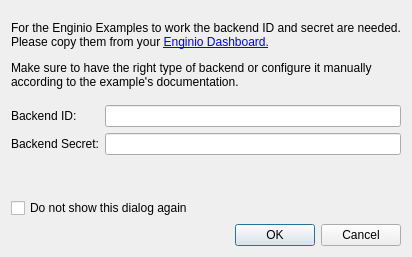
<?xml version="1.0" encoding="UTF-8"?>
<ui version="4.0">
 <class>Dialog</class>
 <widget class="QDialog" name="Dialog">
  <property name="geometry">
   <rect>
    <x>0</x>
    <y>0</y>
    <width>412</width>
    <height>257</height>
   </rect>
  </property>
  <property name="windowTitle">
   <string>Enginio Backend Configuration</string>
  </property>
  <layout class="QVBoxLayout" name="verticalLayout">
   <item>
    <widget class="QLabel" name="label_3">
     <property name="text">
      <string>&lt;html&gt;&lt;head/&gt;&lt;body&gt;&lt;p&gt;For the Enginio Examples to work the backend ID and secret are needed. Please copy them from your &lt;a href=&quot;http://engin.io&quot;&gt;&lt;span style=&quot; text-decoration: underline; color:#0000ff;&quot;&gt;Enginio Dashboard.&lt;/span&gt;&lt;/a&gt;&lt;/p&gt;
Make sure to have the right type of backend or configure it manually according to the example's documentation.

&lt;/body&gt;&lt;/html&gt;</string>
     </property>
     <property name="wordWrap">
      <bool>true</bool>
     </property>
     <property name="openExternalLinks">
      <bool>true</bool>
     </property>
    </widget>
   </item>
   <item>
    <layout class="QFormLayout" name="formLayout">
     <item row="0" column="0">
      <widget class="QLabel" name="label">
       <property name="text">
        <string>Backend ID:</string>
       </property>
      </widget>
     </item>
     <item row="1" column="0">
      <widget class="QLabel" name="label_2">
       <property name="text">
        <string>Backend Secret:</string>
       </property>
      </widget>
     </item>
     <item row="0" column="1">
      <widget class="QLineEdit" name="backendId"/>
     </item>
     <item row="1" column="1">
      <widget class="QLineEdit" name="backendSecret"/>
     </item>
    </layout>
   </item>
   <item>
    <widget class="QCheckBox" name="askAgain">
     <property name="text">
      <string>Do not show this dialog again</string>
     </property>
    </widget>
   </item>
   <item>
    <widget class="QDialogButtonBox" name="buttonBox">
     <property name="orientation">
      <enum>Qt::Horizontal</enum>
     </property>
     <property name="standardButtons">
      <set>QDialogButtonBox::Cancel|QDialogButtonBox::Ok</set>
     </property>
    </widget>
   </item>
  </layout>
 </widget>
 <resources/>
 <connections>
  <connection>
   <sender>buttonBox</sender>
   <signal>accepted()</signal>
   <receiver>Dialog</receiver>
   <slot>accept()</slot>
   <hints>
    <hint type="sourcelabel">
     <x>248</x>
     <y>254</y>
    </hint>
    <hint type="destinationlabel">
     <x>157</x>
     <y>274</y>
    </hint>
   </hints>
  </connection>
  <connection>
   <sender>buttonBox</sender>
   <signal>rejected()</signal>
   <receiver>Dialog</receiver>
   <slot>reject()</slot>
   <hints>
    <hint type="sourcelabel">
     <x>316</x>
     <y>260</y>
    </hint>
    <hint type="destinationlabel">
     <x>286</x>
     <y>274</y>
    </hint>
   </hints>
  </connection>
 </connections>
</ui>
